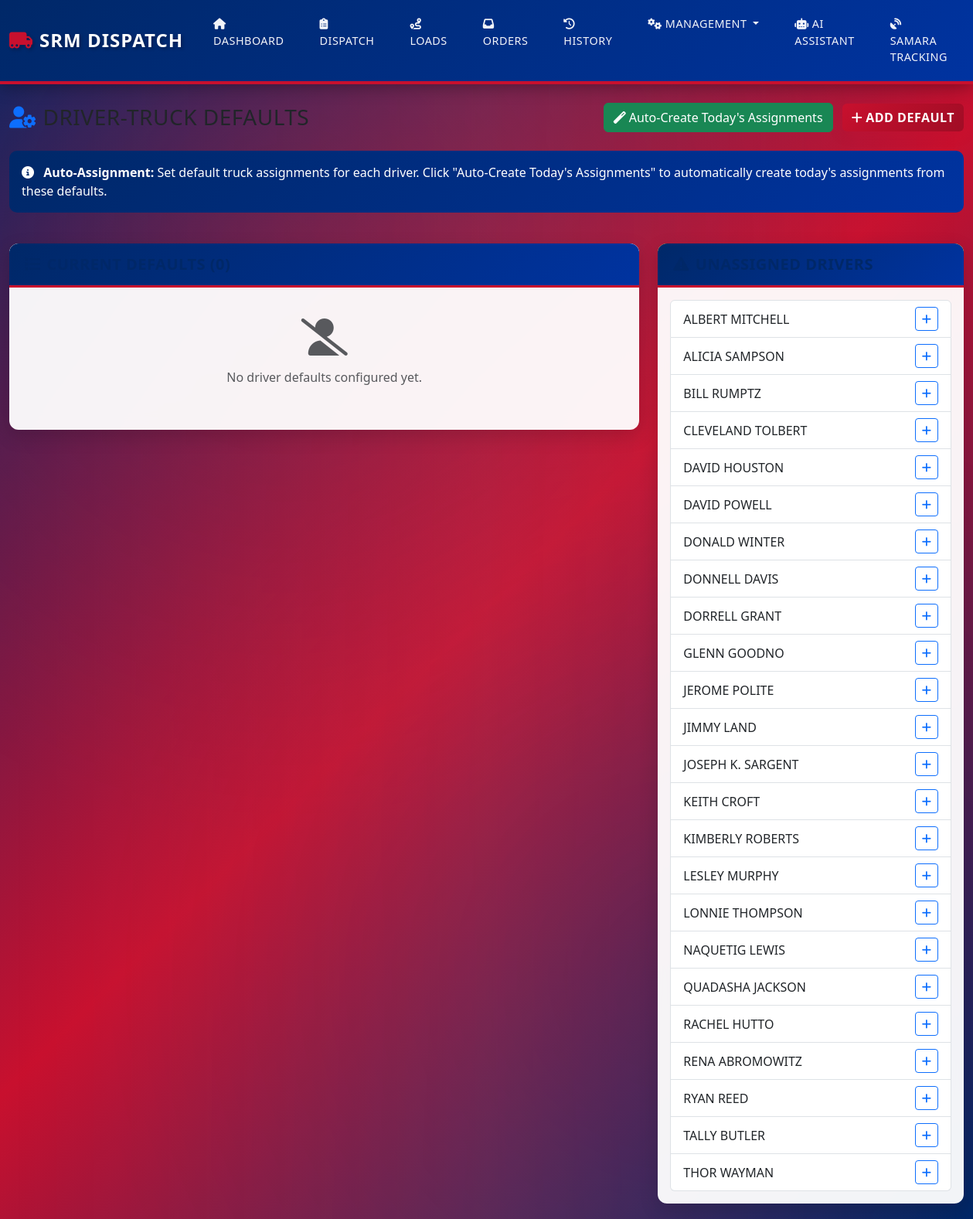
The app's page /driver-defaults with its own data.
### tables this page shows
CREATE TABLE drivers (
    id INTEGER PRIMARY KEY AUTOINCREMENT,
    name TEXT NOT NULL,
    phone TEXT,
    email TEXT,
    employee_id TEXT UNIQUE,
    status TEXT DEFAULT 'active',
    created_at TIMESTAMP DEFAULT CURRENT_TIMESTAMP,
    updated_at TIMESTAMP DEFAULT CURRENT_TIMESTAMP
);

### app.py (the view)
@app.route('/driver-defaults')
def driver_defaults():
    defaults = query_db('''
        SELECT dtd.*, d.name as driver_name, t.truck_number, tr.trailer_number
        FROM driver_truck_defaults dtd
        JOIN drivers d ON dtd.driver_id = d.id
        JOIN trucks t ON dtd.truck_id = t.id
        LEFT JOIN trailers tr ON dtd.trailer_id = tr.id
        WHERE dtd.is_active = 1
        ORDER BY d.name
    ''')
    assigned_driver_ids = [d['driver_id'] for d in defaults]
    all_drivers = query_db('SELECT * FROM drivers WHERE status="active" ORDER BY name')
    unassigned_drivers = [d for d in all_drivers if d['id'] not in assigned_driver_ids]
    trucks = query_db('SELECT * FROM trucks WHERE status="active" ORDER BY truck_number')
    trailers = query_db('SELECT * FROM trailers WHERE status="active" ORDER BY trailer_number')
    return render_template('driver_defaults.html',
                         defaults=defaults,
                         unassigned_drivers=unassigned_drivers,
                         drivers=all_drivers,
                         trucks=trucks,
                         trailers=trailers)

### app.py (called while the page is built)
def get_db():
    conn = sqlite3.connect(DATABASE)
    conn.row_factory = sqlite3.Row
    return conn

def query_db(query, args=(), one=False, commit=False):
    conn = get_db()
    cur = conn.cursor()
    cur.execute(query, args)
    if commit:
        conn.commit()
        result = cur.lastrowid
    else:
        result = cur.fetchone() if one else cur.fetchall()
    conn.close()
    return result

### templates/driver_defaults.html (shortened to what this page needs)
{% extends "base.html" %}
{% block content %}
<div class="row mb-4">
    <div class="col-12">
        <div class="d-flex justify-content-between align-items-center">
            <h1 class="h3 mb-0">
                <i class="fas fa-user-cog me-2 text-primary"></i>Driver-Truck Defaults
            </h1>
            <div>
                <button class="btn btn-success me-2" onclick="autoCreateAssignments()">
                    <i class="fas fa-magic me-1"></i>Auto-Create Today's Assignments
                </button>
                <button class="btn btn-primary" data-bs-toggle="modal" data-bs-target="#addDefaultModal">
                    <i class="fas fa-plus me-1"></i>Add Default
                </button>
            </div>
        </div>
    </div>
</div>
<div class="row mb-4">
    <div class="col-12">
        <div class="alert alert-info">
            <i class="fas fa-info-circle me-2"></i>
            <strong>Auto-Assignment:</strong> Set default truck assignments for each driver. Click "Auto-Create Today's Assignments" to automatically create today's assignments from these defaults.
        </div>
    </div>
</div>
<div class="row">
    <div class="col-lg-8">
        <div class="card">
            <div class="card-header bg-white">
                <h5 class="mb-0"><i class="fas fa-list me-2"></i>Current Defaults ({{ defaults|length }})</h5>
            </div>
            <div class="card-body">
                {% if defaults %}
                <div class="table-responsive">
                    <table class="table table-hover">
                        <thead>
                            <tr>
                                <th>Driver</th>
                                <th>Default Truck</th>
                                <th>Default Trailer</th>
                                <th>Actions</th>
                            </tr>
                        </thead>
                        <tbody>
                            {% for default in defaults %}
                            <tr>
                                <td><strong>{{ default.driver_name }}</strong></td>
                                <td><span class="badge bg-primary">{{ default.truck_number }}</span></td>
                                <td>
                                    {% if default.trailer_number %}
                                    <span class="badge bg-info">{{ default.trailer_number }}</span>
                                    {% else %}
                                    <span class="text-muted">None</span>
                                    {% endif %}
                                </td>
                                <td>
                                    <button class="btn btn-sm btn-outline-primary" onclick="editDefault({{ default.id }}, {{ default.driver_id }}, {{ default.truck_id }}, {{ default.trailer_id or 'null' }})">
                                        <i class="fas fa-edit"></i>
                                    </button>
                                    <button class="btn btn-sm btn-outline-danger" onclick="deleteDefault({{ default.id }})">
                                        <i class="fas fa-trash"></i>
                                    </button>
                                </td>
                            </tr>
                            {% endfor %}
                        </tbody>
                    </table>
                </div>
                {% else %}
                <div class="text-center text-muted py-4">
                    <i class="fas fa-user-slash fa-3x mb-3"></i>
                    <p>No driver defaults configured yet.</p>
                </div>
                {% endif %}
            </div>
        </div>
    </div>
    <div class="col-lg-4">
        <div class="card">
            <div class="card-header bg-warning text-dark">
                <h5 class="mb-0"><i class="fas fa-exclamation-triangle me-2"></i>Unassigned Drivers</h5>
            </div>
            <div class="card-body">
                {% if unassigned_drivers %}
                <ul class="list-group">
                    {% for driver in unassigned_drivers %}
                    <li class="list-group-item d-flex justify-content-between align-items-center">
                        {{ driver.name }}
                        <button class="btn btn-sm btn-outline-primary" onclick="quickAssign({{ driver.id }}, '{{ driver.name }}')">
                            <i class="fas fa-plus"></i>
                        </button>
                    </li>
                    {% endfor %}
                </ul>
                {% else %}
                <div class="text-center text-success py-3">
                    <i class="fas fa-check-circle fa-2x mb-2"></i>
                    <p class="mb-0">All drivers have defaults!</p>
                </div>
                {% endif %}
            </div>
        </div>
    </div>
</div>
{% endblock %}

### static/css/style.css (style rules this page uses)
:root { --srm-red: #C8102E; --srm-red-dark: #A00D25; --srm-white: #FFFFFF; --srm-blue: #002868; --srm-blue-light: #0033A0; --srm-gray-light: #F5F5F5; --srm-gray: #CCCCCC; --srm-dark: #333333; --srm-shadow: rgba(0, 0, 0, 0.15); }
body { font-family: 'Segoe UI', Tahoma, Geneva, Verdana, sans-serif; background: linear-gradient(135deg, #002868 0%, #C8102E 50%, #002868 100%); min-height: 100vh; background-attachment: fixed; }
body::before { content: ''; position: fixed; top: 0; left: 0; width: 100%; height: 100%; background-image: linear-gradient(90deg, transparent 0%, rgba(255, 255, 255, 0.05) 50%, transparent 100%), radial-gradient(circle at 30% 20%, rgba(200, 16, 46, 0.15) 0%, transparent 50%), radial-gradient(circle at 70% 80%, rgba(0, 40, 104, 0.15) 0%, transparent 50%); z-index: -1; pointer-events: none; }
.card { border: none; border-radius: 12px; box-shadow: 0 8px 25px rgba(0, 0, 0, 0.15); backdrop-filter: blur(10px); background: rgba(255, 255, 255, 0.95); transition: all 0.3s ease; margin-bottom: 20px; }
.card-header { background: linear-gradient(135deg, var(--srm-blue) 0%, var(--srm-blue-light) 100%); color: white; font-weight: 600; text-transform: uppercase; letter-spacing: 1px; border-bottom: 3px solid var(--srm-red); border-radius: 12px 12px 0 0 !important; padding: 15px 20px; }
.btn-primary { background: linear-gradient(135deg, var(--srm-red) 0%, var(--srm-red-dark) 100%); border: none; font-weight: 600; text-transform: uppercase; letter-spacing: 0.5px; box-shadow: 0 4px 15px rgba(200, 16, 46, 0.3); transition: all 0.3s; }
.alert { border-radius: 10px; border: none; font-weight: 500; }
.alert-info { background: linear-gradient(135deg, var(--srm-blue) 0%, var(--srm-blue-light) 100%); color: white; }
h1, h2, h3, h4, h5, h6 { color: var(--srm-blue); font-weight: 700; text-transform: uppercase; letter-spacing: 0.5px; }

### records on screen
drivers: name "ALBERT MITCHELL"
drivers: name "ALICIA SAMPSON"
drivers: name "BILL RUMPTZ"
drivers: name "CLEVELAND TOLBERT"
drivers: name "DAVID HOUSTON"
drivers: name "DAVID POWELL"
drivers: name "DONALD WINTER"
drivers: name "DONNELL DAVIS"
drivers: name "DORRELL GRANT"
drivers: name "GLENN GOODNO"
drivers: name "JEROME POLITE"
drivers: name "JIMMY LAND"
drivers: name "JOSEPH K. SARGENT"
drivers: name "KEITH CROFT"
drivers: name "KIMBERLY ROBERTS"
drivers: name "LESLEY MURPHY"
drivers: name "LONNIE THOMPSON"
drivers: name "NAQUETIG LEWIS"
drivers: name "QUADASHA JACKSON"
drivers: name "RACHEL HUTTO"
drivers: name "RENA ABROMOWITZ"
drivers: name "RYAN REED"
drivers: name "TALLY BUTLER"
drivers: name "THOR WAYMAN"
